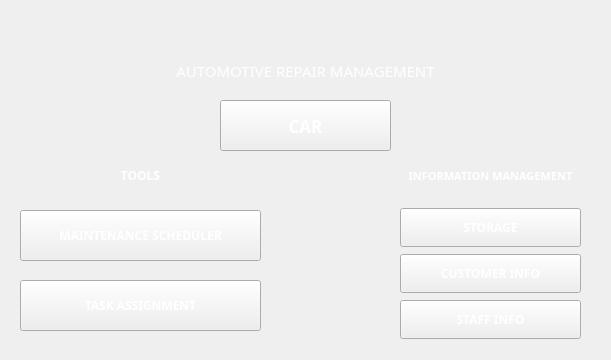
<?xml version="1.0" encoding="UTF-8"?>
<ui version="4.0">
 <class>MainWindow</class>
 <widget class="QMainWindow" name="MainWindow">
  <property name="geometry">
   <rect>
    <x>0</x>
    <y>0</y>
    <width>611</width>
    <height>360</height>
   </rect>
  </property>
  <property name="minimumSize">
   <size>
    <width>611</width>
    <height>360</height>
   </size>
  </property>
  <property name="maximumSize">
   <size>
    <width>611</width>
    <height>360</height>
   </size>
  </property>
  <property name="palette">
   <palette>
    <active>
     <colorrole role="WindowText">
      <brush brushstyle="SolidPattern">
       <color alpha="255">
        <red>255</red>
        <green>255</green>
        <blue>255</blue>
       </color>
      </brush>
     </colorrole>
     <colorrole role="Text">
      <brush brushstyle="SolidPattern">
       <color alpha="255">
        <red>255</red>
        <green>255</green>
        <blue>255</blue>
       </color>
      </brush>
     </colorrole>
     <colorrole role="ButtonText">
      <brush brushstyle="SolidPattern">
       <color alpha="255">
        <red>255</red>
        <green>255</green>
        <blue>255</blue>
       </color>
      </brush>
     </colorrole>
     <colorrole role="PlaceholderText">
      <brush brushstyle="SolidPattern">
       <color alpha="128">
        <red>255</red>
        <green>255</green>
        <blue>255</blue>
       </color>
      </brush>
     </colorrole>
    </active>
    <inactive>
     <colorrole role="WindowText">
      <brush brushstyle="SolidPattern">
       <color alpha="255">
        <red>255</red>
        <green>255</green>
        <blue>255</blue>
       </color>
      </brush>
     </colorrole>
     <colorrole role="Text">
      <brush brushstyle="SolidPattern">
       <color alpha="255">
        <red>255</red>
        <green>255</green>
        <blue>255</blue>
       </color>
      </brush>
     </colorrole>
     <colorrole role="ButtonText">
      <brush brushstyle="SolidPattern">
       <color alpha="255">
        <red>255</red>
        <green>255</green>
        <blue>255</blue>
       </color>
      </brush>
     </colorrole>
     <colorrole role="PlaceholderText">
      <brush brushstyle="SolidPattern">
       <color alpha="128">
        <red>255</red>
        <green>255</green>
        <blue>255</blue>
       </color>
      </brush>
     </colorrole>
    </inactive>
    <disabled>
     <colorrole role="WindowText">
      <brush brushstyle="SolidPattern">
       <color alpha="255">
        <red>255</red>
        <green>255</green>
        <blue>255</blue>
       </color>
      </brush>
     </colorrole>
     <colorrole role="Text">
      <brush brushstyle="SolidPattern">
       <color alpha="255">
        <red>255</red>
        <green>255</green>
        <blue>255</blue>
       </color>
      </brush>
     </colorrole>
     <colorrole role="ButtonText">
      <brush brushstyle="SolidPattern">
       <color alpha="255">
        <red>255</red>
        <green>255</green>
        <blue>255</blue>
       </color>
      </brush>
     </colorrole>
     <colorrole role="PlaceholderText">
      <brush brushstyle="SolidPattern">
       <color alpha="128">
        <red>255</red>
        <green>255</green>
        <blue>255</blue>
       </color>
      </brush>
     </colorrole>
    </disabled>
   </palette>
  </property>
  <property name="font">
   <font>
    <family>STHupo</family>
   </font>
  </property>
  <property name="windowTitle">
   <string>Automotive Repair Management</string>
  </property>
  <property name="windowIcon">
   <iconset resource="appIcon.qrc">
    <normaloff>:/icon/icons/Main.png</normaloff>:/icon/icons/Main.png</iconset>
  </property>
  <property name="styleSheet">
   <string notr="true">background-image: url(:/icon/icons/background.jpg);
background-repeat: no-repeat;
background-position: center;

</string>
  </property>
  <widget class="QWidget" name="centralwidget">
   <widget class="QPushButton" name="Car">
    <property name="geometry">
     <rect>
      <x>220</x>
      <y>100</y>
      <width>171</width>
      <height>51</height>
     </rect>
    </property>
    <property name="font">
     <font>
      <family>Yu Gothic UI Semibold</family>
      <pointsize>13</pointsize>
      <bold>true</bold>
     </font>
    </property>
    <property name="cursor">
     <cursorShape>PointingHandCursor</cursorShape>
    </property>
    <property name="autoFillBackground">
     <bool>false</bool>
    </property>
    <property name="text">
     <string>CAR</string>
    </property>
    <property name="icon">
     <iconset resource="appIcon.qrc">
      <normaloff>:/icon/icons/Car.png</normaloff>:/icon/icons/Car.png</iconset>
    </property>
    <property name="iconSize">
     <size>
      <width>30</width>
      <height>30</height>
     </size>
    </property>
   </widget>
   <widget class="QLabel" name="label_2">
    <property name="geometry">
     <rect>
      <x>50</x>
      <y>160</y>
      <width>181</width>
      <height>31</height>
     </rect>
    </property>
    <property name="font">
     <font>
      <family>Yu Gothic UI Semibold</family>
      <pointsize>9</pointsize>
      <bold>true</bold>
     </font>
    </property>
    <property name="layoutDirection">
     <enum>Qt::LeftToRight</enum>
    </property>
    <property name="autoFillBackground">
     <bool>false</bool>
    </property>
    <property name="text">
     <string>TOOLS</string>
    </property>
    <property name="alignment">
     <set>Qt::AlignCenter</set>
    </property>
   </widget>
   <widget class="QLabel" name="label_3">
    <property name="geometry">
     <rect>
      <x>140</x>
      <y>50</y>
      <width>331</width>
      <height>41</height>
     </rect>
    </property>
    <property name="font">
     <font>
      <family>Sitka</family>
      <pointsize>11</pointsize>
     </font>
    </property>
    <property name="layoutDirection">
     <enum>Qt::RightToLeft</enum>
    </property>
    <property name="text">
     <string>AUTOMOTIVE REPAIR MANAGEMENT</string>
    </property>
    <property name="alignment">
     <set>Qt::AlignCenter</set>
    </property>
   </widget>
   <widget class="QPushButton" name="exitBtn">
    <property name="geometry">
     <rect>
      <x>10</x>
      <y>10</y>
      <width>41</width>
      <height>41</height>
     </rect>
    </property>
    <property name="palette">
     <palette>
      <active>
       <colorrole role="WindowText">
        <brush brushstyle="SolidPattern">
         <color alpha="255">
          <red>255</red>
          <green>255</green>
          <blue>255</blue>
         </color>
        </brush>
       </colorrole>
       <colorrole role="Button">
        <brush brushstyle="SolidPattern">
         <color alpha="0">
          <red>0</red>
          <green>0</green>
          <blue>0</blue>
         </color>
        </brush>
       </colorrole>
       <colorrole role="Text">
        <brush brushstyle="SolidPattern">
         <color alpha="255">
          <red>255</red>
          <green>255</green>
          <blue>255</blue>
         </color>
        </brush>
       </colorrole>
       <colorrole role="ButtonText">
        <brush brushstyle="SolidPattern">
         <color alpha="255">
          <red>255</red>
          <green>255</green>
          <blue>255</blue>
         </color>
        </brush>
       </colorrole>
       <colorrole role="Base">
        <brush brushstyle="SolidPattern">
         <color alpha="0">
          <red>0</red>
          <green>0</green>
          <blue>0</blue>
         </color>
        </brush>
       </colorrole>
       <colorrole role="Window">
        <brush brushstyle="SolidPattern">
         <color alpha="0">
          <red>0</red>
          <green>0</green>
          <blue>0</blue>
         </color>
        </brush>
       </colorrole>
       <colorrole role="PlaceholderText">
        <brush brushstyle="SolidPattern">
         <color alpha="128">
          <red>255</red>
          <green>255</green>
          <blue>255</blue>
         </color>
        </brush>
       </colorrole>
      </active>
      <inactive>
       <colorrole role="WindowText">
        <brush brushstyle="SolidPattern">
         <color alpha="255">
          <red>255</red>
          <green>255</green>
          <blue>255</blue>
         </color>
        </brush>
       </colorrole>
       <colorrole role="Button">
        <brush brushstyle="SolidPattern">
         <color alpha="0">
          <red>0</red>
          <green>0</green>
          <blue>0</blue>
         </color>
        </brush>
       </colorrole>
       <colorrole role="Text">
        <brush brushstyle="SolidPattern">
         <color alpha="255">
          <red>255</red>
          <green>255</green>
          <blue>255</blue>
         </color>
        </brush>
       </colorrole>
       <colorrole role="ButtonText">
        <brush brushstyle="SolidPattern">
         <color alpha="255">
          <red>255</red>
          <green>255</green>
          <blue>255</blue>
         </color>
        </brush>
       </colorrole>
       <colorrole role="Base">
        <brush brushstyle="SolidPattern">
         <color alpha="0">
          <red>0</red>
          <green>0</green>
          <blue>0</blue>
         </color>
        </brush>
       </colorrole>
       <colorrole role="Window">
        <brush brushstyle="SolidPattern">
         <color alpha="0">
          <red>0</red>
          <green>0</green>
          <blue>0</blue>
         </color>
        </brush>
       </colorrole>
       <colorrole role="PlaceholderText">
        <brush brushstyle="SolidPattern">
         <color alpha="128">
          <red>255</red>
          <green>255</green>
          <blue>255</blue>
         </color>
        </brush>
       </colorrole>
      </inactive>
      <disabled>
       <colorrole role="WindowText">
        <brush brushstyle="SolidPattern">
         <color alpha="255">
          <red>255</red>
          <green>255</green>
          <blue>255</blue>
         </color>
        </brush>
       </colorrole>
       <colorrole role="Button">
        <brush brushstyle="SolidPattern">
         <color alpha="0">
          <red>0</red>
          <green>0</green>
          <blue>0</blue>
         </color>
        </brush>
       </colorrole>
       <colorrole role="Text">
        <brush brushstyle="SolidPattern">
         <color alpha="255">
          <red>255</red>
          <green>255</green>
          <blue>255</blue>
         </color>
        </brush>
       </colorrole>
       <colorrole role="ButtonText">
        <brush brushstyle="SolidPattern">
         <color alpha="255">
          <red>255</red>
          <green>255</green>
          <blue>255</blue>
         </color>
        </brush>
       </colorrole>
       <colorrole role="Base">
        <brush brushstyle="SolidPattern">
         <color alpha="0">
          <red>0</red>
          <green>0</green>
          <blue>0</blue>
         </color>
        </brush>
       </colorrole>
       <colorrole role="Window">
        <brush brushstyle="SolidPattern">
         <color alpha="0">
          <red>0</red>
          <green>0</green>
          <blue>0</blue>
         </color>
        </brush>
       </colorrole>
       <colorrole role="PlaceholderText">
        <brush brushstyle="SolidPattern">
         <color alpha="128">
          <red>255</red>
          <green>255</green>
          <blue>255</blue>
         </color>
        </brush>
       </colorrole>
      </disabled>
     </palette>
    </property>
    <property name="font">
     <font>
      <family>Yu Gothic UI Semibold</family>
      <bold>true</bold>
     </font>
    </property>
    <property name="cursor">
     <cursorShape>PointingHandCursor</cursorShape>
    </property>
    <property name="styleSheet">
     <string notr="true">background-color: transparent; border: none;
border-radius: 10px;</string>
    </property>
    <property name="text">
     <string/>
    </property>
    <property name="icon">
     <iconset resource="appIcon.qrc">
      <normaloff>:/icon/icons/exit.jpg</normaloff>:/icon/icons/exit.jpg</iconset>
    </property>
    <property name="iconSize">
     <size>
      <width>59</width>
      <height>58</height>
     </size>
    </property>
    <property name="autoDefault">
     <bool>false</bool>
    </property>
   </widget>
   <widget class="QLabel" name="label">
    <property name="geometry">
     <rect>
      <x>390</x>
      <y>160</y>
      <width>201</width>
      <height>31</height>
     </rect>
    </property>
    <property name="font">
     <font>
      <family>Yu Gothic UI Semibold</family>
      <pointsize>8</pointsize>
      <bold>true</bold>
     </font>
    </property>
    <property name="layoutDirection">
     <enum>Qt::LeftToRight</enum>
    </property>
    <property name="autoFillBackground">
     <bool>false</bool>
    </property>
    <property name="text">
     <string>INFORMATION MANAGEMENT</string>
    </property>
    <property name="alignment">
     <set>Qt::AlignCenter</set>
    </property>
   </widget>
   <widget class="QPushButton" name="Customer">
    <property name="geometry">
     <rect>
      <x>400</x>
      <y>254</y>
      <width>181</width>
      <height>39</height>
     </rect>
    </property>
    <property name="font">
     <font>
      <family>Yu Gothic UI Semibold</family>
      <bold>true</bold>
     </font>
    </property>
    <property name="cursor">
     <cursorShape>PointingHandCursor</cursorShape>
    </property>
    <property name="text">
     <string>CUSTOMER INFO</string>
    </property>
    <property name="icon">
     <iconset resource="appIcon.qrc">
      <normaloff>:/icon/icons/Customer.png</normaloff>:/icon/icons/Customer.png</iconset>
    </property>
    <property name="iconSize">
     <size>
      <width>30</width>
      <height>30</height>
     </size>
    </property>
   </widget>
   <widget class="QPushButton" name="Storage">
    <property name="geometry">
     <rect>
      <x>400</x>
      <y>208</y>
      <width>181</width>
      <height>39</height>
     </rect>
    </property>
    <property name="font">
     <font>
      <family>Yu Gothic UI Semibold</family>
      <bold>true</bold>
     </font>
    </property>
    <property name="cursor">
     <cursorShape>PointingHandCursor</cursorShape>
    </property>
    <property name="text">
     <string>STORAGE</string>
    </property>
    <property name="icon">
     <iconset resource="appIcon.qrc">
      <normaloff>:/icon/icons/Storage.png</normaloff>:/icon/icons/Storage.png</iconset>
    </property>
    <property name="iconSize">
     <size>
      <width>30</width>
      <height>30</height>
     </size>
    </property>
   </widget>
   <widget class="QPushButton" name="Staff">
    <property name="geometry">
     <rect>
      <x>400</x>
      <y>300</y>
      <width>181</width>
      <height>39</height>
     </rect>
    </property>
    <property name="font">
     <font>
      <family>Yu Gothic UI Semibold</family>
      <bold>true</bold>
     </font>
    </property>
    <property name="cursor">
     <cursorShape>PointingHandCursor</cursorShape>
    </property>
    <property name="layoutDirection">
     <enum>Qt::LeftToRight</enum>
    </property>
    <property name="text">
     <string>STAFF INFO</string>
    </property>
    <property name="icon">
     <iconset resource="appIcon.qrc">
      <normaloff>:/icon/icons/Staff.png</normaloff>:/icon/icons/Staff.png</iconset>
    </property>
    <property name="iconSize">
     <size>
      <width>30</width>
      <height>30</height>
     </size>
    </property>
   </widget>
   <widget class="QPushButton" name="Maintenance">
    <property name="geometry">
     <rect>
      <x>20</x>
      <y>210</y>
      <width>241</width>
      <height>51</height>
     </rect>
    </property>
    <property name="font">
     <font>
      <family>Yu Gothic UI Semibold</family>
      <bold>true</bold>
     </font>
    </property>
    <property name="cursor">
     <cursorShape>PointingHandCursor</cursorShape>
    </property>
    <property name="text">
     <string>MAINTENANCE SCHEDULER</string>
    </property>
    <property name="icon">
     <iconset resource="appIcon.qrc">
      <normaloff>:/icon/icons/scheduler.png</normaloff>:/icon/icons/scheduler.png</iconset>
    </property>
    <property name="iconSize">
     <size>
      <width>30</width>
      <height>30</height>
     </size>
    </property>
   </widget>
   <widget class="QPushButton" name="Task">
    <property name="geometry">
     <rect>
      <x>20</x>
      <y>280</y>
      <width>241</width>
      <height>51</height>
     </rect>
    </property>
    <property name="font">
     <font>
      <family>Yu Gothic UI Semibold</family>
      <bold>true</bold>
     </font>
    </property>
    <property name="cursor">
     <cursorShape>PointingHandCursor</cursorShape>
    </property>
    <property name="text">
     <string>TASK ASSIGNMENT</string>
    </property>
    <property name="icon">
     <iconset resource="appIcon.qrc">
      <normaloff>:/icon/icons/TaskAssignment.png</normaloff>:/icon/icons/TaskAssignment.png</iconset>
    </property>
    <property name="iconSize">
     <size>
      <width>30</width>
      <height>30</height>
     </size>
    </property>
   </widget>
  </widget>
 </widget>
 <resources>
  <include location="appIcon.qrc"/>
 </resources>
 <connections/>
</ui>
